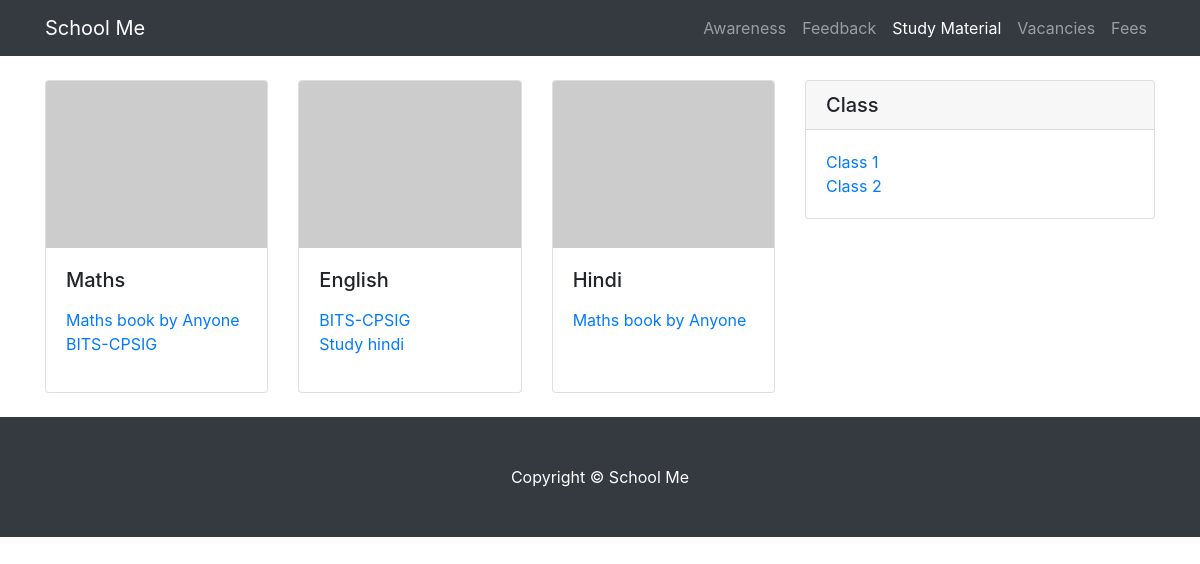
/study_material/1/, run on an earlier commit of the app's database.
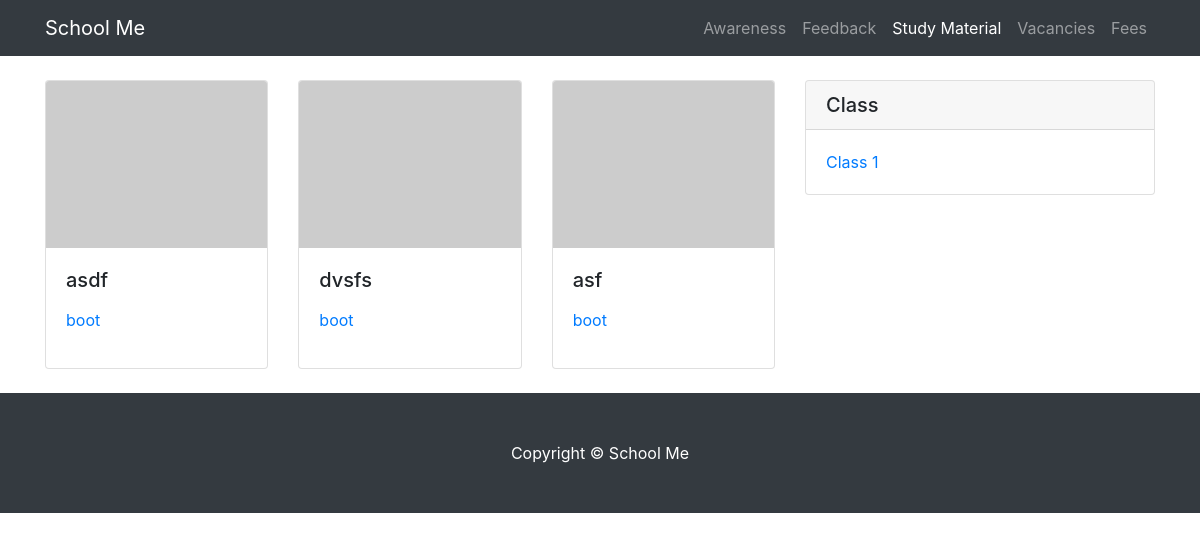
And on a later commit of the database.
### study_material/models.py (models this page shows, shortened)
class Subject(models.Model):
	title = models.CharField(max_length=30)
	of_class = models.ForeignKey(
		Class,
		on_delete=models.CASCADE,
	)
	links = models.ManyToManyField(Link)

class Link(models.Model):
	url = models.URLField()
	description = models.TextField()

class Class(models.Model):
	class_number = models.IntegerField()
	def __str__(self):
		return "Class " + str(self.class_number)

### study_material/views.py (the view)
# urls.py: path('study_material/<int:class_no>/', study_material_view, name="study_material"),
def study_material_view(request, class_no=0):
	if( class_no != 0 ):
		subjects = list(Subject.objects.filter(of_class=Class.objects.get(class_number=class_no)))
	else:
		subjects = None
	classes = Class.objects.all()
	context = {
		'nbar' : 'study_material',
		'subjects' : subjects,
		'classes' : classes,
	}
	return render(request, 'study_material.html', context)

### templates/study_material.html
{% extends 'base.html' %}
{% block post %}
<div class="card-deck mt-4 mb-4">
{% if subjects is None %} Select a class to start ->
{% else %}
	{% for subject in subjects %}
	  <div class="card">
	    <img class="card-img-top" src="http://placehold.it/239x180" alt="Card image cap">
	    <div class="card-body">
	      <h5 class="card-title">{{ subject.title }}</h5>
	      <p class="card-text">
			<ul class="list-unstyled mb-0">
				{% for link in subject.links.all %}
				<li>
				  <a href="{{ link.url }}">{{ link.description }}</a>
				</li>
				{% endfor %}
			</ul>
	      </p>
	    </div>
	  </div>
	{% endfor %}
{% endif %}
</div>
{% endblock %}
{% block sidebar_title %}Class{% endblock %}
{% block categories %}
	{% for class in classes %}
		<li>
			<a href="{% url 'study_material' class.class_number %}">{{ class }}</a>
		</li>
	{% endfor %}
{% endblock %}

### templates/base.html (shortened to what this page needs)
{% load static %}
<!DOCTYPE html>
<html lang="en">
  <head>
    <link href="{% static "css/bootstrap.min.css" %}" rel="stylesheet">
    <link href="{% static "css/blog-post.css" %}" rel="stylesheet">
  </head>
  <body>
    {% block nav %}
    <nav class="navbar navbar-expand-lg navbar-dark bg-dark fixed-top">
      <div class="container">
        <a class="navbar-brand" href="#">School Me</a>
        <div class="collapse navbar-collapse" id="navbarResponsive">
          <ul class="navbar-nav ml-auto">
            {% block nav_items %}
            <li class="nav-item {% if nbar == 'home' %}active{% endif %}">
              <a class="nav-link" href="{% url 'home' %}">Awareness
              </a>
            </li>
            <li class="nav-item {% if nbar == 'feedback' %}active{% endif %}">
              <a class="nav-link" href="{% url 'feedback' %}">Feedback</a>
            </li>
            <li class="nav-item {% if nbar == 'study_material' %}active{% endif %}">
              <a class="nav-link" href="{% url 'study_material' %}">Study Material</a>
            </li>
            <li class="nav-item {% if nbar == 'vacancies' %}active{% endif %}">
              <a class="nav-link" href="#">Vacancies</a>
            </li>
            <li class="nav-item {% if nbar == 'fees' %}active{% endif %}">
              <a class="nav-link" href="#">Fees</a>
            </li>
            {% endblock %}
          </ul>
        </div>
      </div>
    </nav>
    {% endblock %}
    {% block content %}
    <div class="container">
      <div class="row">
        {% block content_colm %}
        <div class="col-lg-8">
          {% block post %}{% endblock %}
        </div>
        {% endblock %}
        <div class="col-md-4">
          {% block sidebar %}
          <div class="card my-4">
            <h5 class="card-header">{% block sidebar_title %}Categories{% endblock %}</h5>
            <div class="card-body">
              <ul class="list-unstyled mb-0">
                {% block categories %}{% endblock %}
              </ul>
            </div>
          </div>
          {% endblock %}
        </div>
      </div>
    </div>
    {% endblock %}
    {% block footer %}
    <footer class="py-5 bg-dark">
      <div class="container">
        <p class="m-0 text-center text-white">Copyright &copy; School Me</p>
      </div>
    </footer>
    {% endblock %}
  </body>
</html>

### static/css/blog-post.css (style rules this page uses)
body { padding-top: 54px; }
@media (min-width: 992px) { body { padding-top: 56px; } }

What changed in the data, as far as the page shows it:
removed Subject: title "Maths"
removed Link: description "Maths book by Anyone"
removed Link: description "BITS-CPSIG"
removed Subject: title "English"
removed Link: description "Study hindi", shown under "English"
removed Class: class_number "Class 2"
changed Subject: title "Hindi" → "asdf"
added Link: description "boot"
added Subject: title "dvsfs"
added Subject: title "asf"
